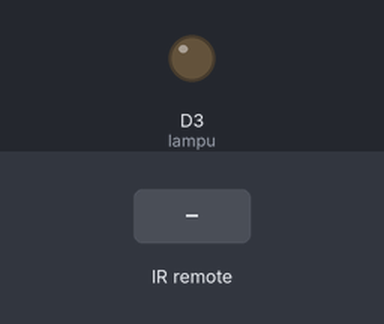
This sketch was run on a simulated ESP8266 (NodeMCU). On the bench: output pins drawn as LEDs (lit = HIGH). Dashed ring = blinking. Inputs (shaded band) come from the test bench. WiFi joins after 1.5 s; servers stay silent unless stated; the Firebase database answers and starts empty; what the sketch prints to the serial monitor is not drawn.

Above: at 2.7 s.
2.8 s: infrared code 0x1000809 received
At 3.38 s:
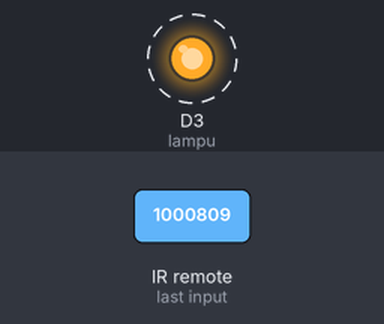
Timing chart, 0 to 11.8 s (numbered marks = the images above; inputs shaded):
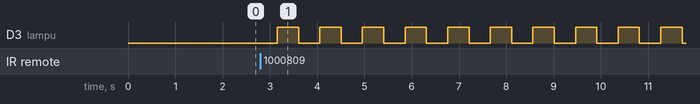

The sketch:

ESP-01-Relay_Firebase_IR.ino
```cpp
#include <ESP8266WiFi.h>
#include <FirebaseArduino.h>
#include <IRremoteESP8266.h>

// Set these to run example.
#define FIREBASE_HOST "test-web-b3c7b.firebaseio.com"
#define FIREBASE_AUTH "7hycX1uQAIQEgfe2m2IXvBTStYOS8qgAYCZMR6Z7"
#define WIFI_SSID "hahaha"
#define WIFI_PASSWORD "sasasasa"

int RECV_PIN = 2;
IRrecv irrecv(RECV_PIN);
decode_results results;

int lampu = 0;

bool On = false;

void setup() {
  // put your setup code here, to run once:
  Serial.begin(9600);
  irrecv.enableIRIn();

  pinMode(lampu, OUTPUT);

  // connect to wifi.
  WiFi.begin(WIFI_SSID, WIFI_PASSWORD);
  Serial.print("connecting");
  while (WiFi.status() != WL_CONNECTED) {
    Serial.print(".");
    delay(500);
  }
  Serial.println();
  Serial.print("connected: ");
  Serial.println(WiFi.localIP());

  Firebase.begin(FIREBASE_HOST, FIREBASE_AUTH);

}

void loop() {
  // put your main code here, to run repeatedly:
  if (WiFi.status() == WL_CONNECTED) {
    On = Firebase.getBool("D0");
    if (Firebase.failed()) {
      Serial.print("setting /number failed:");
      Serial.println(Firebase.error());
    }

  }

  if (irrecv.decode(&results)) {
    Serial.println(results.value, HEX);
    switch (results.value) {
      case 0x1000809:
        if (On == false) {
          On = true;
        }
        else {
          On = false;
        }

        if (WiFi.status() == WL_CONNECTED) {
          if (On == true) {
            Firebase.setBool("D0", true);
          }
          else {
            Firebase.setBool("D0", false);
          }
          if (Firebase.failed()) {
            Serial.print("setting /number failed:");
            Serial.println(Firebase.error());
          }
          delay(150);
          break;
        }
        irrecv.resume();
    }

    if (On == true) {
      Serial.println("On");
      digitalWrite(lampu, HIGH);
      return;
    }
    else {
      Serial.println("Off");
      digitalWrite(lampu, LOW);
    }


  }
}
```

Measured:
- after the input at 2.8 s, D3 (lampu): alternates HIGH for 0.45 s and LOW for 0.45 s, starting after 0.36 s
